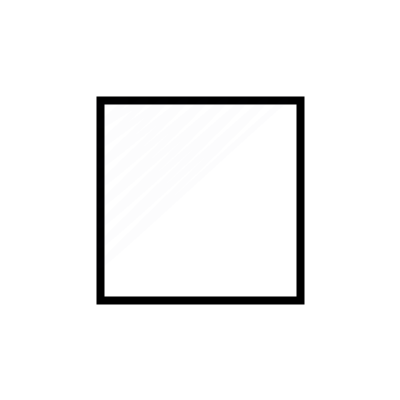
Frame 1 (no input)
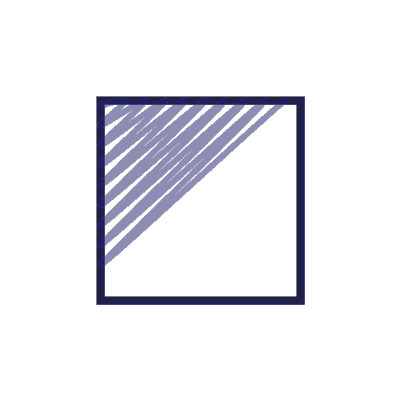
Frame 60 (the mouse pressed at the canvas centre just before this capture)
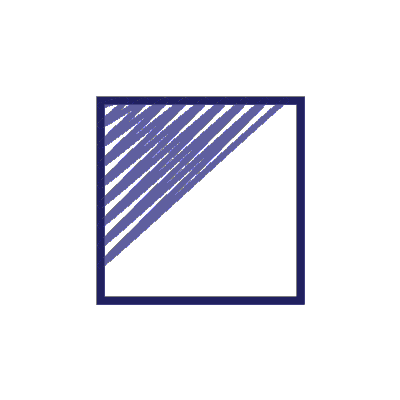
Frame 120 (the mouse held since frame 60 and released just before this capture)

The Processing sketch that drew these frames (run headless with seeded random() and noise(); from frame 60 on, the mouse is pressed at the canvas centre):

// Processing sketch: Crayons
// ── Crayons.pde
  int cornerX = 100;
  int cornerY = 100;
  int WIDTH = 200;
  int HEIGHT = 200;

void setup() {
  size(400, 400);
  background(255);
}

void draw() {
  noFill();
  strokeWeight(8);

  rect(cornerX, cornerY, WIDTH, HEIGHT);
  
  strokeWeight(6);
  stroke(#365f63, 4);
  beginShape();
  int y = 5;
  for(int x = 5; x <= WIDTH; x += 20) {
    curveVertex(cornerX + x, cornerY);
    curveVertex(cornerX, cornerY + y);
    y += 20;
  }
  endShape();
  
}
